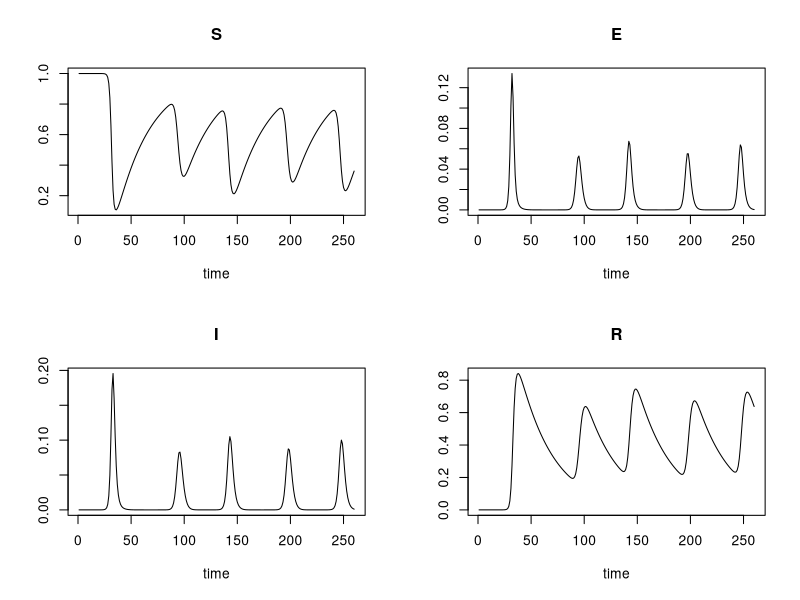
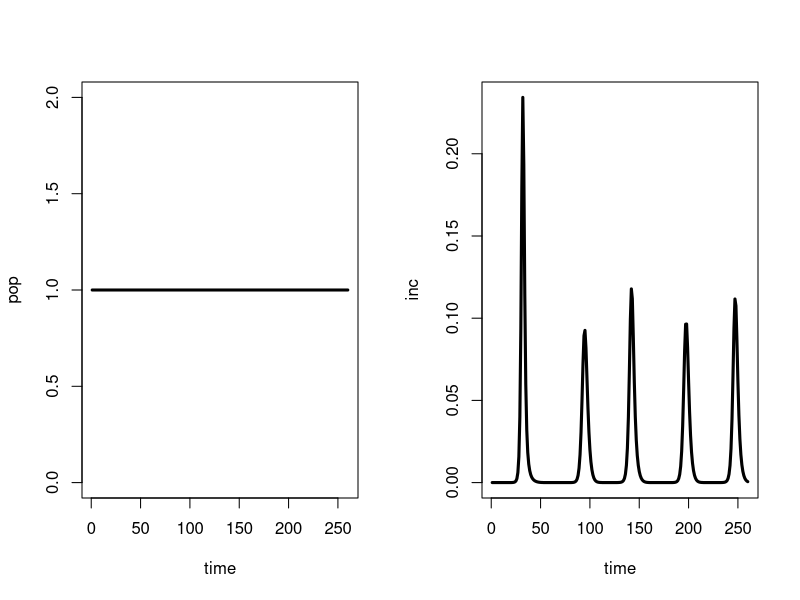
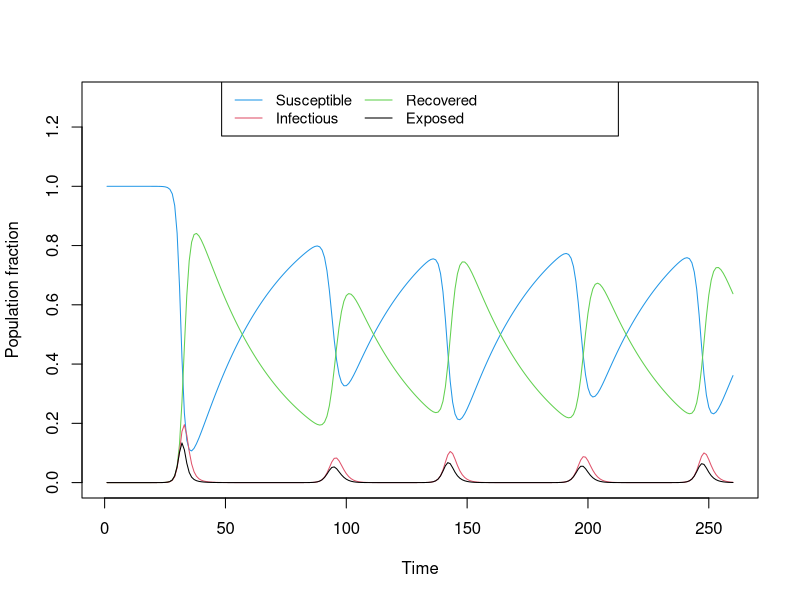

Reproduce these figures in R, in order.
########################## #
#SEIR model for RSV-------
########################## #

setwd("/home/phuong/phuonght/gitKraken_project/RSV")
library(deSolve)


######################################### #
# MODEL SETTINGS                     ----
######################################### #

##  latency period: 4 days [2-6]
##  infectious period : 6.7 days [ 1-21], 10 days [7-12]
##  duration of immunity: 230 days / 200 days

######################################### #
# MODEL SETTINGS                     ----
######################################### #
pop_size          <- 100000
num_days          <- 500
num_weeks         <- 52*5
R0                <- 3
num_days_infected <- 6.7
num_days_exposed  <- 4
num_days_waning   <- 230 # best fit : 23.5 weeks => 164.5days
num_weeks_waning  <- 23.5
infected_seeds    <- 1 # ? 

######################################### #
# INITIALIZE PARAMETERS AND POPULATION ----
######################################### #
#https://steemit.com/science/@fouad/x-history-of-math-symbols

#  population states
S <- 1 - (infected_seeds/pop_size)
E <- infected_seeds/pop_size
I <- 0
R <- 0

######################################### #
# SET FUNCTION PARAMETERS            ----
######################################### #
# set time frame
times      <- seq(1, num_weeks, by = 1)

# set initial health states
states     <- c(S = S,E = E, I = I, R = R)

# set parameters
params     <- c(sigma = 7/ num_days_exposed, #rate of movement from latent to infectious stage
                gamma = 7/num_days_infected, # recovery rate
                nu=  7/ num_days_waning,    # rate of loss of immunity
                eta = 1/(80*52),            # death rate 
                mu =1/(80*52),              # birth rate
                beta1=0.65,                 # the degree of seasonality, range [0,1],higher value stronger seasonal drivers
                phi=2.43,                   # phase shift?
                beta0=1.99,                 #average transmission rate
                R0 =3
)  

######################################### #
# CREATE SIRV FUNCTION               ----
######################################### #
# define a function for the ODE-solver with 3 function parameters (required)
#  * times  = current time point (not yet used here, in the absence of seasonality)
#  * states = current health states, to calculate updates
#  * params = epidemiogical parameters, used in the differential equations
#
# Note: updating the health states over time and keeping track of the changes, is handled by the
# ode-function of the 'deSolve' package.
sirv_func <- function(t, states, params) {
  
  with(as.list(c(states, params)),
       {
         
         # define variables
         P <- (S+E+I+R)
         beta <- beta0*(1+beta1*cos(2*pi*t/52+phi))
         
         
         # calculate state changes
         dS <- mu *P- beta*S*I + nu*R - eta*S
         dE <- beta*S*I - sigma*E - eta*E
         dI <- sigma*E - gamma*I - eta*I
         dR <- gamma*I - nu*R - eta*R
         
         # return (dS, dI, dR) as a vector in a list (required for the 'solve' function)
         return(list(c(dS, dE, dI, dR)))
       }
  )
}

######################################### #
# SOLVE ODE                          ----
######################################### #
# use the 'ode' function of deSolve package with our SIR function, health states and parameters
out <- ode(func = sirv_func, y = states, times = times, parms = params)
plot(out)
summary(out)

# par(mfrow = c(1,1))
# matplot(out[,1], out[,2:5], type = "l", xlab = "time", ylab = "population fraction")
# legend("topright", col = 1:4, lty = 1:4, legend = c("S", "E", "I","R"))


######################################### #
# PLOT RESULTS                       ----
######################################### #

# Total population
pop <- out[,"S"] + out[,"E"] + out[,"I"] + out[,"R"]
# weekly incidence
# inc <- params["report"]*params["gamma"]*out[,"E"]
inc <- params["sigma"]*out[,"E"]
# make a new panel
par(mfrow=c(1,2))
# more plots
time <- out[,"time"]
plot(time,pop,type='l',lwd=3,ylim = c(0,2))
plot(time,inc,type='l',lwd=3)

# convert the 'out' matrix into a data-frame (to enable the use of '$' to access a column by name)
out <- as.data.frame(out)
# plot susceptible class
par(mfrow = c(1,1))
plot(out$S,
     type = 'l',
     xlab = 'Time',
     ylab = 'Population fraction',
     ylim = c(0,1.3),
     col  = 4)
lines(out$R, col=3)
lines(out$I, col=2)
lines(out$E, col=1)

# add legend
legend(x      = 'top', 
       legend = c('Susceptible','Infectious','Recovered',"Exposed"), 
       col    = c(4,2,3,1), 
       lwd    = 1,
       ncol   = 3,
       cex    = 0.9)
